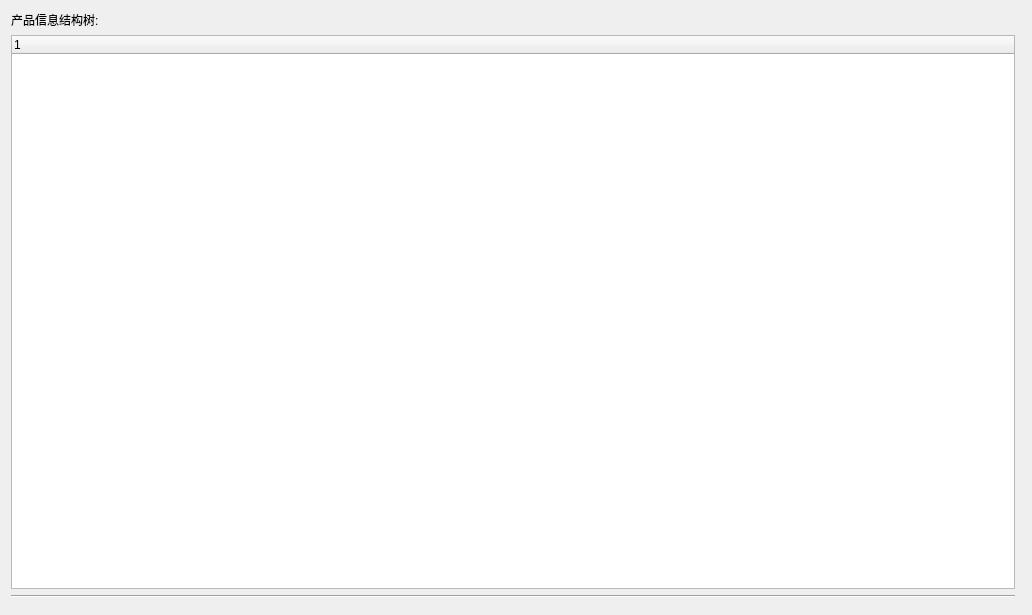
<?xml version="1.0" encoding="UTF-8"?>
<ui version="4.0">
 <class>PwhManagement</class>
 <widget class="QWidget" name="PwhManagement">
  <property name="geometry">
   <rect>
    <x>0</x>
    <y>0</y>
    <width>1032</width>
    <height>615</height>
   </rect>
  </property>
  <property name="windowTitle">
   <string>Form</string>
  </property>
  <layout class="QHBoxLayout" name="horizontalLayout">
   <item>
    <layout class="QVBoxLayout" name="verticalLayout">
     <item>
      <widget class="QLabel" name="label">
       <property name="text">
        <string>产品信息结构树:</string>
       </property>
      </widget>
     </item>
     <item>
      <widget class="JsonTree" name="treeWidget">
       <column>
        <property name="text">
         <string notr="true">1</string>
        </property>
       </column>
      </widget>
     </item>
     <item>
      <widget class="Line" name="line">
       <property name="orientation">
        <enum>Qt::Horizontal</enum>
       </property>
      </widget>
     </item>
     <item>
      <widget class="video_widget" name="widget_video_player" native="true"/>
     </item>
    </layout>
   </item>
   <item>
    <widget class="ReportTableWidget" name="reportWidget" native="true"/>
   </item>
  </layout>
 </widget>
 <customwidgets>
  <customwidget>
   <class>video_widget</class>
   <extends>QWidget</extends>
   <header>video/video_widget.h</header>
   <container>1</container>
  </customwidget>
  <customwidget>
   <class>ReportTableWidget</class>
   <extends>QWidget</extends>
   <header>pwh_quota/ReportTableWidget.h</header>
   <container>1</container>
  </customwidget>
  <customwidget>
   <class>JsonTree</class>
   <extends>QTreeWidget</extends>
   <header>utils/JsonTree.h</header>
  </customwidget>
 </customwidgets>
 <resources/>
 <connections/>
</ui>
